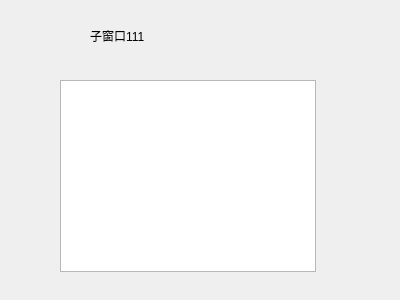
<?xml version="1.0" encoding="UTF-8"?>
<ui version="4.0">
 <class>Form</class>
 <widget class="QWidget" name="Form">
  <property name="geometry">
   <rect>
    <x>0</x>
    <y>0</y>
    <width>400</width>
    <height>300</height>
   </rect>
  </property>
  <property name="windowTitle">
   <string>Form</string>
  </property>
  <widget class="QLabel" name="label">
   <property name="geometry">
    <rect>
     <x>90</x>
     <y>10</y>
     <width>181</width>
     <height>51</height>
    </rect>
   </property>
   <property name="text">
    <string>子窗口111</string>
   </property>
  </widget>
  <widget class="QTextBrowser" name="textBrowser">
   <property name="geometry">
    <rect>
     <x>60</x>
     <y>80</y>
     <width>256</width>
     <height>192</height>
    </rect>
   </property>
  </widget>
 </widget>
 <resources/>
 <connections/>
</ui>
